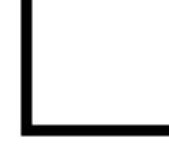
//> input picture rectangle_detection/angle.jpg, 169 x 156 px
$ ./rectangle_detection angle.jpg 45 45   (built with g++ and OpenCV 4)
//> lines starting //> are read from the running program, lines starting //| are printed output that depends on the picture; after the words box and inside, x2 and y2 are one past the last pixel; in counts of white or black regions, pixels touching at a corner belong together
### rectangle_detection/hough_line_transform.h
#ifndef HOUGH_LINE_TRANSFORM_H
#define HOUGH_LINE_TRANSFORM_H

#include "opencv2/imgproc/imgproc.hpp"
#include <stdio.h>
#include <iostream>
#include <math.h>
#include "segment.h"
#include "intersect.h"

using namespace std;

class HoughLineTransform
{
	private:
		cv::Mat image_src_, image_dst_, image_dst_color_;
		vector<cv::Vec2f> lines_;
		vector<Intersect> intersects_;
		vector<Segment> segments_;
		float rho_, theta_;
		cv::Point point_1_, point_2_;
		cv::Point point_A1_, point_A2_, point_B1_, point_B2_, intersect_;
		double a_, b_, x0_, y0_;
		double theta_error_;

	public:
		const vector<Intersect> getIntersects() const;
		Intersect getIntersects(int) const;
		int getIntersectsSize() const;
		cv::Mat getImageSrc() const;
		cv::Mat getImageDst() const;
		cv::Mat getImageDstColor() const;
		Segment * findMatchingSegment(cv::Point, cv::Point, vector<Segment> &);
		int calculateDenominator(cv::Point, cv::Point, cv::Point, cv::Point);
		cv::Point calculateIntersect(cv::Point, cv::Point, cv::Point, cv::Point, int);
		void calculateTheta(Intersect &);
		bool storeIntersects(Segment &, Segment &, cv::Point);
		void calculateSegments(int);
		void drawDetectedLines(int);
		void calculateIntersections(int);
		void applyHoughLineTransform();
		HoughLineTransform(cv::Mat);
		HoughLineTransform();
		~HoughLineTransform();
};

const vector<Intersect> HoughLineTransform::getIntersects() const
{
	return intersects_;
}

Intersect HoughLineTransform::getIntersects(int index) const
{
	return intersects_[index];
}

int HoughLineTransform::getIntersectsSize() const
{
	return intersects_.size();
}

// [27 lines left out: functions getImageSrc, getImageDst, getImageDstColor, findMatchingSegment, not called in this run]


int HoughLineTransform::calculateDenominator(cv::Point pA1, cv::Point pA2, cv::Point pB1, cv::Point pB2)
{
	int d = ((pA1.x -pA2.x)*(pB1.y - pB2.y)) -
			((pA1.y - pA2.y)*(pB1.x - pB2.x));

	return d;
}

cv::Point HoughLineTransform::calculateIntersect(cv::Point pA1, cv::Point pA2, cv::Point pB1, cv::Point pB2, int d)
{
	cv::Point intersect;
	intersect.x = ((((pA1.x * pA2.y) - (pA1.y * pA2.x)) *
				  (pB1.x - pB2.x)) - ((pA1.x - pA2.x) *
				  ((pB1.x * pB2.y) - (pB1.y * pB2.x))))
				  /d;

	intersect.y = ((((pA1.x * pA2.y) - (pA1.y * pA2.x)) *
				  (pB1.y - pB2.y)) - ((pA1.y - pA2.y) *
				  ((pB1.x * pB2.y) - (pB1.y * pB2.x))))
				  /d;

	return intersect;
}

void HoughLineTransform::calculateTheta(Intersect &p)
{
	cv::Point A = p.getLine(1).getEndpoint(1);
	cv::Point B = p.getLine(2).getEndpoint(1);
	cv::Point intersect = p.getIntersect();

	double distanceAI = sqrt(pow((A.x - intersect.x), 2.0) +
							 pow((A.y - intersect.y), 2.0));
	double distanceBI = sqrt(pow((B.x - intersect.x), 2.0) +
							 pow((B.y - intersect.y), 2.0));
	double distanceAB = sqrt(pow((B.x - A.x), 2.0) + pow((B.y - A.y), 2.0));

	//printf("A: %d, %d B: %d, %d I: %d, %d \n", A.x, A.y, B.x, B.y, intersect.x, intersect.y);
	double theta = 57.2957795 * acos((pow(distanceAI, 2.0) +
									  pow(distanceBI, 2.0) -
									  pow(distanceAB, 2.0))/
									  (2 * distanceAI * distanceBI));
	p.setTheta(theta);
	//printf("Theta: %f \n", theta);
}

bool HoughLineTransform::storeIntersects(Segment &s1, Segment &s2, cv::Point q)
{
	Intersect intersect(q, s1, s2);

	bool match = false;
	for(vector<Intersect>::iterator it = intersects_.begin(); it != intersects_.end(); ++it)
	{
		if(*it == intersect)
		{
			match = true;
			break;
		}
	}
	if(!match)
	{
		calculateTheta(intersect);
		intersects_.push_back(intersect);
	}

	return match;
}

void HoughLineTransform::calculateSegments(int i)
{
	rho_ = lines_[i][0];
	theta_ = lines_[i][1];

	a_ = cos(theta_);
	b_ = sin(theta_);
	x0_ = a_*rho_;
	y0_ = b_*rho_;

	point_1_.x = cvRound(x0_ + 1000*(-b_));
	point_1_.y = cvRound(y0_ + 1000*(a_));

	point_2_.x = cvRound(x0_ - 1000*(-b_));
	point_2_.y = cvRound(y0_ - 1000*(a_));

	clipLine(image_dst_color_.size(), point_1_, point_2_);
	Segment s(point_1_, point_2_);
	segments_.push_back(s);
}

void HoughLineTransform::drawDetectedLines(int i)
{
	line(image_dst_color_, segments_[i].getEndpoint(1), segments_[i].getEndpoint(2), cv::Scalar(0, 0, 255), 3, CV_AA);
	circle(image_dst_color_, segments_[i].getEndpoint(1), 3, cv::Scalar(255,0,0), -1, 8, 0);
	circle(image_dst_color_, segments_[i].getEndpoint(2), 3, cv::Scalar(255,0,0), -1, 8, 0);
}

void HoughLineTransform::calculateIntersections(int i)
{
	point_A1_ = segments_[i].getEndpoint(1);
	point_A2_ = segments_[i].getEndpoint(2);

	for(vector<Segment>::iterator it = segments_.begin(); it != segments_.end(); ++it)
	{
		if(i == (it - segments_.begin())) continue;

		point_B1_ = it->getEndpoint(1);
		point_B2_ = it->getEndpoint(2);


		int denominator = calculateDenominator(point_A1_, point_A2_, point_B1_, point_B2_);
		if(denominator == 0) continue;

		intersect_ = calculateIntersect(point_A1_, point_A2_, point_B1_, point_B2_, denominator);
		if((intersect_.x >= 0) && (intersect_.x <= image_dst_color_.cols))
		{
			if((intersect_.y >= 0) && (intersect_.y <= image_dst_color_.rows))
			{
				bool match = storeIntersects(segments_[i], segments_[it - segments_.begin()], intersect_);

				if(!match){
					printf("Found intersection \n");
					// Draw intersection
					circle(image_dst_color_, intersects_.back().getIntersect(), 3, cv::Scalar(0,255,0), -1, 8, 0);
				}
			}
		}
	}
}

void HoughLineTransform::applyHoughLineTransform(){
	// Apply Canny
	Canny(image_src_, image_dst_, 50, 200, 3);

	// Convert to color
	cvtColor(image_dst_, image_dst_color_, CV_GRAY2BGR);

	// Apply Hough line transform (standard)
	HoughLines(image_dst_, lines_, 1, CV_PI/180, 100, 0, 0);
	printf("Lines: %d \n", lines_.size());

	//TODO: Make iterators
	for(int i = 0; i < lines_.size(); i++)
	{
		calculateSegments(i);
	}

	for(int i = 0; i < segments_.size(); i++)
	{
		drawDetectedLines(i);
	}

	for(int i = 0; i < segments_.size(); i++)
	{
		calculateIntersections(i);
	}

	for(int i = 0; i < intersects_.size(); i++)
	{
		intersects_[i].print("");
	}
}

HoughLineTransform::HoughLineTransform(cv::Mat src)
{
	image_src_ = src;
}

HoughLineTransform::HoughLineTransform(){}

HoughLineTransform::~HoughLineTransform(){}

#endif

### rectangle_detection/intersect.h
#ifndef INTERSECT_H
#define INTERSECT_H

#include "cv.h"
#include "highgui.h"
#include <vector>
#include "segment.h"

using namespace std;

class Intersect
{
	private:
		cv::Point intersect_;
		Segment line_1_, line_2_;
		double theta_;

	public:
		cv::Point getIntersect() const;
		Segment getLine(int) const;
		double getTheta() const;
		void setTheta(double);
		void print(string);
		double differenceFromAngle(double);
		bool operator== (const Intersect &);
		Intersect(cv::Point, Segment, Segment);
		Intersect();
		~Intersect();
};

cv::Point Intersect::getIntersect() const
{
	return intersect_;
}

Segment Intersect::getLine(int num) const
{
	if(num == 1) return line_1_;

	else return line_2_;
}

// [4 lines left out: function getTheta, not called in this run]

void Intersect::setTheta(double t)
{
	theta_ = t;
}

void Intersect::print(string input)
{
	printf("%sIntersect: %d, %d ", input.c_str(), intersect_.x, intersect_.y);
	printf("Line1: P1: %d, %d, P2: %d, %d ", line_1_.getEndpoint(1).x, line_1_.getEndpoint(1).y,
											 line_1_.getEndpoint(2).x, line_1_.getEndpoint(2).y);
	printf("Line2: P1: %d, %d, P2: %d, %d \n", line_2_.getEndpoint(1).x, line_2_.getEndpoint(1).y,
											   line_2_.getEndpoint(2).x, line_2_.getEndpoint(2).y);
}

// [4 lines left out: function differenceFromAngle, not called in this run]

bool Intersect::operator== (const Intersect &right)
{
    return ((intersect_ == right.getIntersect()) &&
		  	((line_1_ == right.getLine(1))  ||
		  	 (line_1_ == right.getLine(2))) &&
		  	((line_2_ == right.getLine(1))  ||
		  	 (line_2_ == right.getLine(2))));
}

Intersect::Intersect(cv::Point p, Segment s1, Segment s2)
{
	intersect_ = p;
	line_1_ = s1;
	line_2_ = s2;
}

Intersect::Intersect(){}

Intersect::~Intersect(){}

#endif

### rectangle_detection/segment.h
#ifndef SEGMENT_H
#define SEGMENT_H

#include <vector>

using namespace std;

class Segment
{
	private:
		cv::Point endpoint_1_, endpoint_2_;

	public:
		bool operator== (const Segment &);
		cv::Point getEndpoint(int) const;
		Segment(cv::Point, cv::Point);
		Segment();
		~Segment();
};

bool Segment::operator== (const Segment &right)
{
    return (((endpoint_1_ == right.getEndpoint(1))  ||
    		 (endpoint_1_ == right.getEndpoint(2))) &&
            ((endpoint_2_ == right.getEndpoint(1))  ||
           	 (endpoint_2_ == right.getEndpoint(2))));
}

cv::Point Segment::getEndpoint(int num) const
{
	if(num == 1) return endpoint_1_;

	else return endpoint_2_;
}

Segment::Segment(cv::Point p1, cv::Point p2)
{
	endpoint_1_ = p1;
	endpoint_2_ = p2;
}

Segment::Segment(){}

Segment::~Segment(){}

#endif

### rectangle_detection/search_node.h
#ifndef SEARCH_NODE_H
#define SEARCH_NODE_H

#include "opencv2/imgproc/imgproc.hpp"
#include <stdio.h>
#include <iostream>
#include <math.h>
#include "segment.h"
#include "intersect.h"

using namespace std;

class SearchNode
{
	private:
		Intersect intersect_;
		vector<Intersect> corners_;

	public:
		Intersect getIntersect() const;
		const vector<Intersect> & getCorners() const;
		Intersect getCorners(int) const;
		int getCornersSize() const;
		void addToCorners(Intersect);
		bool operator== (const SearchNode &);
		void printCorners();
		double differenceFromAngle(double);
		bool isRectangle(double, double);
		bool matchCorners(vector<Intersect>);
		vector<Intersect> findValidIntersects(vector<Intersect>);
		SearchNode(Intersect,vector<Intersect>);
		SearchNode();
		~SearchNode();
};

Intersect SearchNode::getIntersect() const
{
	return intersect_;
}

const vector<Intersect> & SearchNode::getCorners() const
{
	return corners_;
}

// [9 lines left out: functions getCorners, getCornersSize, not called in this run]

void SearchNode::addToCorners(Intersect i)
{
	corners_.push_back(i);
}

bool SearchNode::operator== (const SearchNode &right)
{
    return ((intersect_ == right.getIntersect()) &&
    		(matchCorners(right.corners_)));
}

// [39 lines left out: functions printCorners, differenceFromAngle, isRectangle, matchCorners, not called in this run]

vector<Intersect> SearchNode::findValidIntersects(vector<Intersect> intersects)
{
	vector<Intersect> valid_intersects;
	printf("Number of intersects for current node: %d \n", intersects.size());
	for(vector<Intersect>::iterator it = intersects.begin(); it != intersects.end(); ++it)
	{
		if((it->getLine(1) == intersect_.getLine(1)) || (it->getLine(1) == intersect_.getLine(2)) ||
		   (it->getLine(2) == intersect_.getLine(1)) || (it->getLine(2) == intersect_.getLine(2)))
		{
			valid_intersects.push_back(intersects[it - intersects.begin()]);
			printf("Intersect added to valid_intersects.\n");
		}
	}

	return valid_intersects;
}

SearchNode::SearchNode(Intersect i ,vector<Intersect> c)
{
	intersect_ = i;
	corners_ = c;
}

SearchNode::SearchNode(){}

SearchNode::~SearchNode(){}

#endif

### rectangle_detection/rectangle_detection.cpp
#include "search_node.h"
#include "hough_line_transform.h"

using namespace std;

typedef vector<SearchNode> SearchNodeContainer;
typedef vector<SearchNode> SuccessorNodeContainer;
typedef vector<SearchNode> OpenNodeContainer;
typedef vector<SearchNode> ClosedNodeContainer;
typedef vector<SearchNode> RectangleContainer;
typedef vector<Intersect> IntersectsContainer;
typedef cv::Mat Mat;
typedef cv::Scalar Scalar;

bool matchNodes(const SearchNode &, const SearchNodeContainer &);
void addSuccessorsToOpenList(const SuccessorNodeContainer &, OpenNodeContainer &, ClosedNodeContainer &);
void expandNode(SearchNode, const IntersectsContainer &, SuccessorNodeContainer &);
SearchNode nextNode(OpenNodeContainer &, double);
void drawDetectedRectangles(const RectangleContainer &, Mat &);

int main(int argc, char** argv)
{
	Mat image_src_, image_dst_;
	double theta_, theta_error_;

	if(argc < 4){
		fprintf(stderr, "ERROR: Specify input filename, search theta, and theta error.");
		return 0;
	}

	// Read in args
	image_src_ = cv::imread(argv[1], 0);
//> image_src_ is the input picture: 156 rows x 169 cols, CV_8UC1; min 0, max 255, mean 225.8
	theta_ = atof(argv[2]);
//> theta_ = 45
	theta_error_ = atof(argv[3]);
//> theta_error_ = 45

	if(image_src_.empty())
	{
		fprintf(stderr, "ERROR: Cannot open image file.");
		return 0;
	}

	HoughLineTransform transform_(image_src_);
	transform_.applyHoughLineTransform();
//> in applyHoughLineTransform, `Canny(image_src_, image_dst_, 50, 200, 3);`:
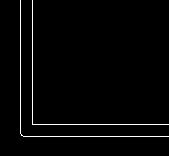
//> image_dst_: 156 rows x 169 cols, CV_8UC1; 2.1% white in thin lines or dots, all inside (x1, y1, x2, y2) = (20, 0, 169, 137)
//> in applyHoughLineTransform, `HoughLines(image_dst_, lines_, 1, CV_PI/180, 100, 0, 0);`: lines_ = 4 lines (rho, theta): [136, 1.57], [124, 1.57], [20, 0], [32, 0]
//| Lines: 4
//> the loop in applyHoughLineTransform, `for(int i = 0; i < lines_.size(); i++)` made 4 passes
//> (rho_ in calculateSegments, theta_ in calculateSegments, a_ in calculateSegments, b_ in calculateSegments, x0_ in calculateSegments, y0_ in calculateSegments, endpoint_1_ in Segment, endpoint_2_ in Segment) on passes 1 to 2: (136, 1.57, -4.37e-08, 1, -5.94e-06, 136, Point(0, 136), Point(168, 136)), (124, 1.57, -4.37e-08, 1, -5.42e-06, 124, Point(0, 124), Point(168, 124))
//> (rho_ in calculateSegments, theta_ in calculateSegments, a_ in calculateSegments, b_ in calculateSegments, x0_ in calculateSegments, y0_ in calculateSegments, endpoint_1_ in Segment) on passes 3 to 4: (20, 0, 1, 0, 20, 0, Point(20, 155)), (32, 0, 1, 0, 32, 0, Point(32, 155))
//> the loop in applyHoughLineTransform, `for(int i = 0; i < segments_.size(); i++)` made 4 passes
//> the loop in applyHoughLineTransform, `for(int i = 0; i < segments_.size(); i++)` made 4 passes
//> (point_A1_ in calculateIntersections, point_A2_ in calculateIntersections) on passes 1 to 4: (Point(0, 136), Point(168, 136)), (Point(0, 124), Point(168, 124)), (Point(20, 155), Point(20, 0)), (Point(32, 155), Point(32, 0))
//> the loop in applyHoughLineTransform, `for(int i = 0; i < intersects_.size(); i++)` made 4 passes
//| Line1: P1: 0, 136, P2: 168, 136 Line2: P1: 20, 155, P2: 20, 0
//| Line1: P1: 0, 136, P2: 168, 136 Line2: P1: 32, 155, P2: 32, 0
//| Line1: P1: 0, 124, P2: 168, 124 Line2: P1: 20, 155, P2: 20, 0
//| Line1: P1: 0, 124, P2: 168, 124 Line2: P1: 32, 155, P2: 32, 0
	//imshow("Hough Lines", transform_.getImageDstColor());
	//cv::waitKey(0);

	if(transform_.getIntersectsSize() >= 4)
	{

		// Data
		SuccessorNodeContainer successor_nodes_;
		OpenNodeContainer open_nodes_;
		ClosedNodeContainer closed_nodes_;
		RectangleContainer rectangles_;

		IntersectsContainer initial_intersect_;

		SearchNode initial_node_(transform_.getIntersects(0), initial_intersect_);
//> in SearchNode, `corners_ = c;`: corners_ = 0 items

		SearchNode search_node_ = initial_node_;
		open_nodes_.push_back(search_node_);
//> open_nodes_ = 1 item

		// Find a solution using manhattan distance
		// While there are unexpanded nodes:
		while(!open_nodes_.empty()){
			printf("Number of nodes in open_nodes: %d \n", open_nodes_.size());
			if(open_nodes_.size() > 5) break;

			// Expand (find the successors of) the current node
			expandNode(search_node_, transform_.getIntersects(), successor_nodes_);
			printf("Node expanded.\n");
			// Add the successors to the open list
			addSuccessorsToOpenList(successor_nodes_, open_nodes_, closed_nodes_);
			printf("Successors added to open list.\n");
			// Move the current node (the one just expanded) to the closed list
			closed_nodes_.push_back(search_node_);
			printf("Current node closed.\n");
			// Pick a new node with theta nearest 90 degrees to expand next
			search_node_ = nextNode(open_nodes_, theta_);
			printf("New node found.\n");
			// If the new node is the goal state, store it
			if(search_node_.isRectangle(theta_error_, theta_))
			{
				rectangles_.push_back(search_node_);
			}
		}

		printf("Number of rectangles detected: %d \n", rectangles_.size());

		image_dst_ = transform_.getImageSrc();
		drawDetectedRectangles(rectangles_, image_dst_);

		// [5 lines of commented-out code are left out]

		return 0;
	}
	else
	{
		printf("Not enough intersections detected. \n");
	}
}

// Compare successor node to all closed or open nodes
bool matchNodes(const SearchNode &successor, const SearchNodeContainer &nodes)
{
	successor.getIntersect().print("Matching nodes to: ");
	for(SearchNodeContainer::const_iterator it = nodes.begin(); it != nodes.end(); ++it)
	{
		it->getIntersect().print("Node to match: ");

//> (the run ends here: the program needs code that is not available in this run, at `if(successor == *it)`)
